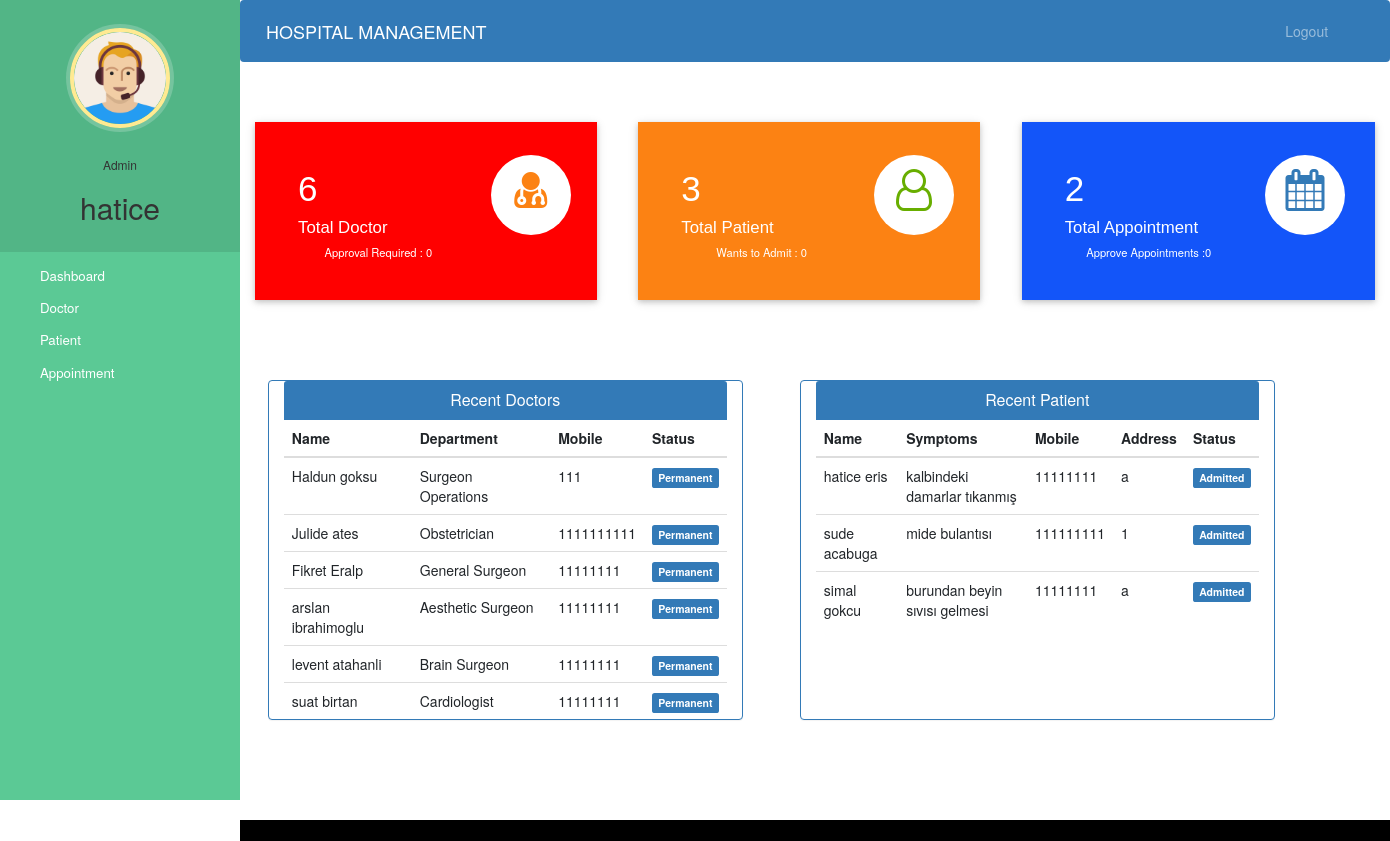
Page /admin-dashboard (signed in) on the committed database.
### hospital/models.py (models this page shows, shortened)
class Doctor(models.Model):
    user=models.OneToOneField(User,on_delete=models.CASCADE)
    profile_pic= models.ImageField(upload_to='profile_pic/DoctorProfilePic/',null=True,blank=True)
    address = models.CharField(max_length=40)
    mobile = models.CharField(max_length=20,null=True)
    department= models.CharField(max_length=50,choices=departments,default='Cardiologist')
    status=models.BooleanField(default=False)
    @property
    def get_name(self):
        return self.user.first_name+" "+self.user.last_name

class Patient(models.Model):
    user=models.OneToOneField(User,on_delete=models.CASCADE)
    profile_pic= models.ImageField(upload_to='profile_pic/PatientProfilePic/',null=True,blank=True)
    address = models.CharField(max_length=40)
    mobile = models.CharField(max_length=20,null=False)
    symptoms = models.CharField(max_length=100,null=False)
    assignedDoctorId = models.PositiveIntegerField(null=True)
    admitDate=models.DateField(auto_now=True)
    status=models.BooleanField(default=False)
    @property
    def get_name(self):
        return self.user.first_name+" "+self.user.last_name

### hospital/views.py (the view)
# urls.py: path('admin-dashboard', views.admin_dashboard_view,name='admin-dashboard'),
@login_required(login_url='adminlogin')
@user_passes_test(is_admin)
def admin_dashboard_view(request):
    doctors=models.Doctor.objects.all().order_by('-id')
    patients=models.Patient.objects.all().order_by('-id')
    doctorcount=models.Doctor.objects.all().filter(status=True).count()
    pendingdoctorcount=models.Doctor.objects.all().filter(status=False).count()
    patientcount=models.Patient.objects.all().filter(status=True).count()
    pendingpatientcount=models.Patient.objects.all().filter(status=False).count()
    appointmentcount=models.Appointment.objects.all().filter(status=True).count()
    pendingappointmentcount=models.Appointment.objects.all().filter(status=False).count()
    mydict={
    'doctors':doctors,
    'patients':patients,
    'doctorcount':doctorcount,
    'pendingdoctorcount':pendingdoctorcount,
    'patientcount':patientcount,
    'pendingpatientcount':pendingpatientcount,
    'appointmentcount':appointmentcount,
    'pendingappointmentcount':pendingappointmentcount,
    }
    return render(request,'hospital/admin_dashboard.html',context=mydict)

### hospital/views.py (called while the page is built)
def is_admin(user):
    return user.groups.filter(name='ADMIN').exists()

### templates/hospital/admin_dashboard.html
{% extends 'hospital/admin_base.html' %}
{% load static %}
{% block content %}
{%include 'hospital/admin_dashboard_cards.html'%}
<br><br><br><br>
<div class="container">
  <div class="row">
    <div class="panel panel-primary col-md-5" style="margin-left:2%;">
      <div class="panel-heading" style="text-align:center;">
        <h6 class="panel-title">Recent Doctors</h6>
      </div>
      <table class="table table-hover" id="dev-table">
        <thead>
          <tr>
            <th>Name</th>
            <th>Department</th>
            <th>Mobile</th>
            <th>Status</th>
          </tr>
        </thead>
        {% for d in doctors %}
        <tr>
          <td> {{d.get_name}}</td>
          <td>{{d.department}}</td>
          <td>{{d.mobile}}</td>
          {%if d.status%}
          <td> <span class="label label-primary">Permanent</span></td>
          {% else %}
          <td> <span class="label label-success">On Hold</span></td>
          {% endif %}
        </tr>
        {% endfor %}
      </table>
    </div>
    <div class="panel panel-primary col-md-5" style="margin-left:5%;">
      <div class="panel-heading" style="text-align:center;">
        <h6 class="panel-title">Recent Patient</h6>
      </div>
      <table class="table table-hover" id="dev-table">
        <thead>
          <tr>
            <th>Name</th>
            <th>Symptoms</th>
            <th>Mobile</th>
            <th>Address</th>
            <th>Status</th>
          </tr>
        </thead>
        {% for p in patients %}
        <tr>
          <td> {{p.get_name}}</td>
          <td>{{p.symptoms}}</td>
          <td>{{p.mobile}}</td>
          <td>{{p.address}}</td>
          {%if p.status%}
          <td> <span class="label label-primary">Admitted</span></td>
          {% else %}
          <td> <span class="label label-success">On Hold</span></td>
          {% endif %}
        </tr>
        {% endfor %}
      </table>
    </div>
  </div>
</div>
{% endblock content %}

### templates/hospital/admin_base.html (shortened to what this page needs)
<!DOCTYPE html>
{% load static %}
<html lang="en">
<head>
  <link rel="stylesheet" href="https://stackpath.bootstrapcdn.com/bootstrap/4.3.1/css/bootstrap.min.css">
  <link rel="stylesheet" href="https://maxcdn.bootstrapcdn.com/font-awesome/4.7.0/css/font-awesome.min.css">
  <link rel="stylesheet" href="{% static '/style.css' %}">
</head>
<body>
  <nav class="menu" tabindex="0">
    <header class="avatar">
      <img src="{% static "images/adminpropic.png" %}" />
      <br><br>
      <h6>Admin</h6>
      <h2>{{request.user.first_name}}</h2>
    </header>
    <ul>
      <li tabindex="0" class="icon-dashboard"> <a style="color:white; text-decoration:none;" href="/admin-dashboard"><span>Dashboard</span></a> </li>
      <li tabindex="0" class="icon-customers"> <a style="color:white; text-decoration:none;" href="/admin-doctor"><span>Doctor</span></a></li>
      <li tabindex="0" class="icon-users"> <a style="color:white; text-decoration:none;" href="/admin-patient"><span>Patient</span></a></li>
      <li tabindex="0" class="icon-calendar"> <a style="color:white; text-decoration:none;" href="/admin-appointment"><span>Appointment</span></a></li>
    </ul>
  </nav>
  <main>
    <div class="bs-example">
      <nav class="navbar navbar-expand-md  navbar-dark fixed-top" style="background:#337AB7;">
        <a href="/admin-dashboard" class="navbar-brand">HOSPITAL MANAGEMENT</a>
        <div class="collapse navbar-collapse justify-content-between" id="navbarCollapse">
          <div class="navbar-nav" style=" margin-left: 90%;">
            <a href="/logout" class="nav-item nav-link">Logout</a>
          </div>
        </div>
      </nav>
    </div>
    <br><br>
    {% block content %}
    {% endblock content %}
    <br><br><br><br>
    <footer>
      <br>
    </footer>
  </main>
</body>
</html>

### static/style.css (style rules this page uses)
body { padding-left: 240px; }
main { position: relative; height: 100vh; }
.menu { background: #5bc995; height: 100vh; width: 240px; position: fixed; top: 0px; left: 0; z-index: 5; outline: none; }
.menu .avatar { background: rgba(0, 0, 0, 0.1); padding: 2em 0.5em; text-align: center; }
.menu .avatar img { width: 100px; border-radius: 50%; overflow: hidden; border: 4px solid #ffea92; box-shadow: 0 0 0 4px rgba(255, 255, 255, 0.2); }
.menu .avatar h2 { font-weight: normal; margin-bottom: 0; }
.menu ul { list-style: none; padding: 0.5em 0; margin: 0; }
.menu ul li { padding: 0.5em 1em 0.5em 3em; font-size: 0.95em; font-weight: regular; background-repeat: no-repeat; background-position: left 15px center; background-size: auto 20px; transition: all 0.15s linear; cursor: pointer; }
.menu ul li.icon-dashboard { background-image: url("http://www.entypo.com/images//gauge.svg"); }
.menu ul li.icon-customers { background-image: url("http://www.entypo.com/images//briefcase.svg"); }
.menu ul li.icon-users { background-image: url("http://www.entypo.com/images//users.svg"); }
.menu ul li.icon-calendar { background-image: url("http://www.entypo.com/images//calendar.svg"); }

### templates/hospital/admin_base.html (style rules this page uses)
a:link { text-decoration: none; }
a { color: white; }
footer { padding: 0px 0px 0px 0px; background-color: black; margin: 0px; }
body { padding-left: 240px; }
main { position: relative; height: 100vh; }
.menu { background: #5bc995; height: 100vh; width: 240px; position: fixed; top: 0px; left: 0; z-index: 5; outline: none; }
.menu .avatar { background: rgba(0, 0, 0, 0.1); padding: 2em 0.5em; text-align: center; }
.menu .avatar img { width: 100px; border-radius: 50%; overflow: hidden; border: 4px solid #ffea92; box-shadow: 0 0 0 4px rgba(255, 255, 255, 0.2); }
.menu .avatar h2 { font-weight: normal; margin-bottom: 0; }
.menu ul { list-style: none; padding: 0.5em 0; margin: 0; }
.menu ul li { padding: 0.5em 1em 0.5em 3em; font-size: 0.95em; font-weight: regular; background-repeat: no-repeat; background-position: left 15px center; background-size: auto 20px; transition: all 0.15s linear; cursor: pointer; }
.menu ul li.icon-dashboard { background-image: url("http://www.entypo.com/images//gauge.svg"); }
.menu ul li.icon-customers { background-image: url("http://www.entypo.com/images//briefcase.svg"); }
.menu ul li.icon-users { background-image: url("http://www.entypo.com/images//users.svg"); }
.menu ul li.icon-calendar { background-image: url("http://www.entypo.com/images//calendar.svg"); }

### rows in the picture
Doctor: get_name "Haldun goksu", department "Surgeon Operations", mobile "111", status "Permanent"
Doctor: get_name "Julide ates", department "Obstetrician", mobile "1111111111", status "Permanent"
Doctor: get_name "Fikret Eralp", department "General Surgeon", mobile "11111111", status "Permanent"
Doctor: get_name "arslan ibrahimoglu", department "Aesthetic Surgeon", mobile "11111111", status "Permanent"
Doctor: get_name "levent atahanli", department "Brain Surgeon", mobile "11111111", status "Permanent"
Doctor: get_name "suat birtan", department "Cardiologist", mobile "11111111", status "Permanent"
Patient: get_name "hatice eris", symptoms "kalbindeki damarlar tıkanmış", mobile "11111111", address "a", status "Admitted"
Patient: get_name "sude acabuga", symptoms "mide bulantısı", mobile "111111111", address "1", status "Admitted"
Patient: get_name "simal gokcu", symptoms "burundan beyin sıvısı gelmesi", mobile "11111111", address "a", status "Admitted"

### other values in the picture
{{ request.user.first_name }} "hatice"
{{ doctorcount }} "6"
{{ pendingdoctorcount }} "0"
{{ patientcount }} "3"
{{ pendingpatientcount }} "0"
{{ appointmentcount }} "2"
{{ pendingappointmentcount }} "0"
